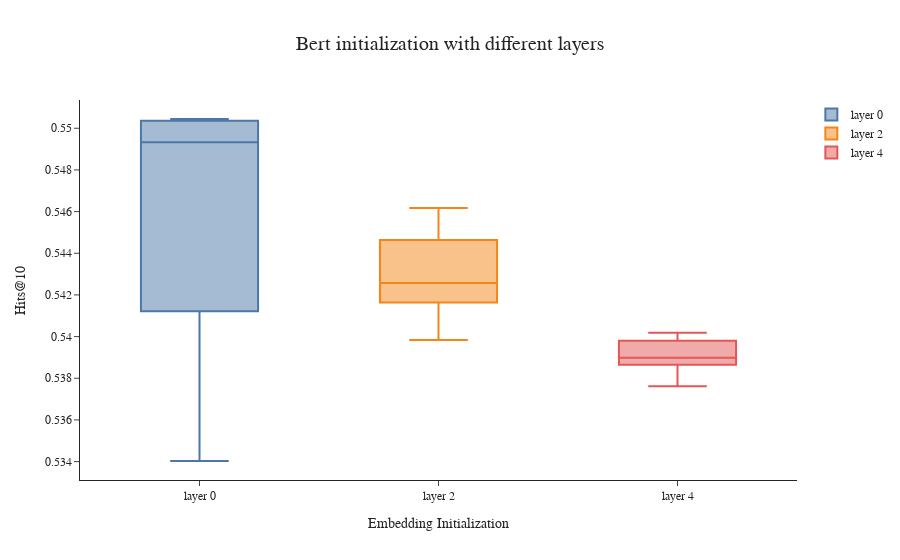

The cell this chart's notebook holds for it:
### Code cell
fig = make_subplots(rows=1) #subplot_titles=["Noise Level vs Adv Error ",'Noise Level vs Adv Error'])

fig.add_trace(
     go.Box( y=bert_layer0, boxpoints=False, name='layer 0'),
    row=1, col=1
)
fig.add_trace(
     go.Box( y=bert_layer2, boxpoints=False, name='layer 2'),
    row=1, col=1
)

fig.add_trace(
     go.Box( y=bert_256, boxpoints=False, name='layer 4'),
    row=1, col=1
)

#Update xaxis properties
fig.update_xaxes(title_text="Embedding Initialization",  tickmode = 'linear',
        tick0 = 0.0,
        dtick = 0.1,  row=1, col=1)

# Update yaxis properties
fig.update_yaxes(title_text="Hits@10",row=1, col=1)


fig.update_layout(
    template=plotly_template,
    showlegend=True,
    title="Bert initialization with different layers"
)
fig.show()

### Figure 1 — Plotly figure (JSON) as saved in the notebook; plotly's stock layout.template omitted (floating-point values rounded to 4 significant figures)
{"data": [{"boxpoints": false, "name": "layer 0", "type": "box", "xaxis": "x", "y": [0.5503, null, 0.5504, 0.534, 0.5484], "yaxis": "y"}, {"boxpoints": false, "name": "layer 2", "type": "box", "xaxis": "x", "y": [0.5441, 0.5426, 0.5462, 0.5422, 0.5398], "yaxis": "y"}, {"boxpoints": false, "name": "layer 4", "type": "box", "xaxis": "x", "y": [0.539, 0.5402, 0.5397, 0.5376, 0.539], "yaxis": "y"}], "layout": {"showlegend": true, "title": {"text": "Bert initialization with different layers"}, "xaxis": {"anchor": "y", "domain": [0, 1], "dtick": 0.1, "tick0": 0, "tickmode": "linear", "title": {"text": "Embedding Initialization"}}, "yaxis": {"anchor": "x", "domain": [0, 1], "title": {"text": "Hits@10"}}}}
